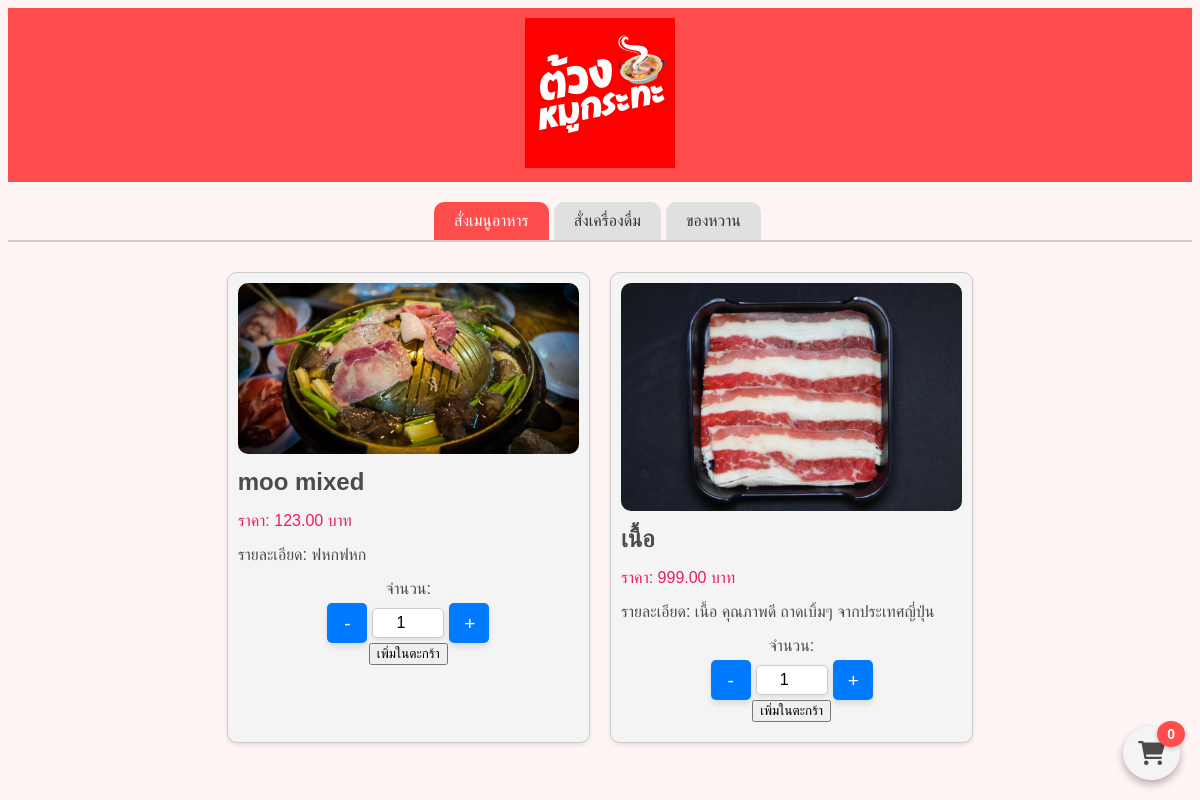
/menu_order.php, run on an earlier commit of the app's database.
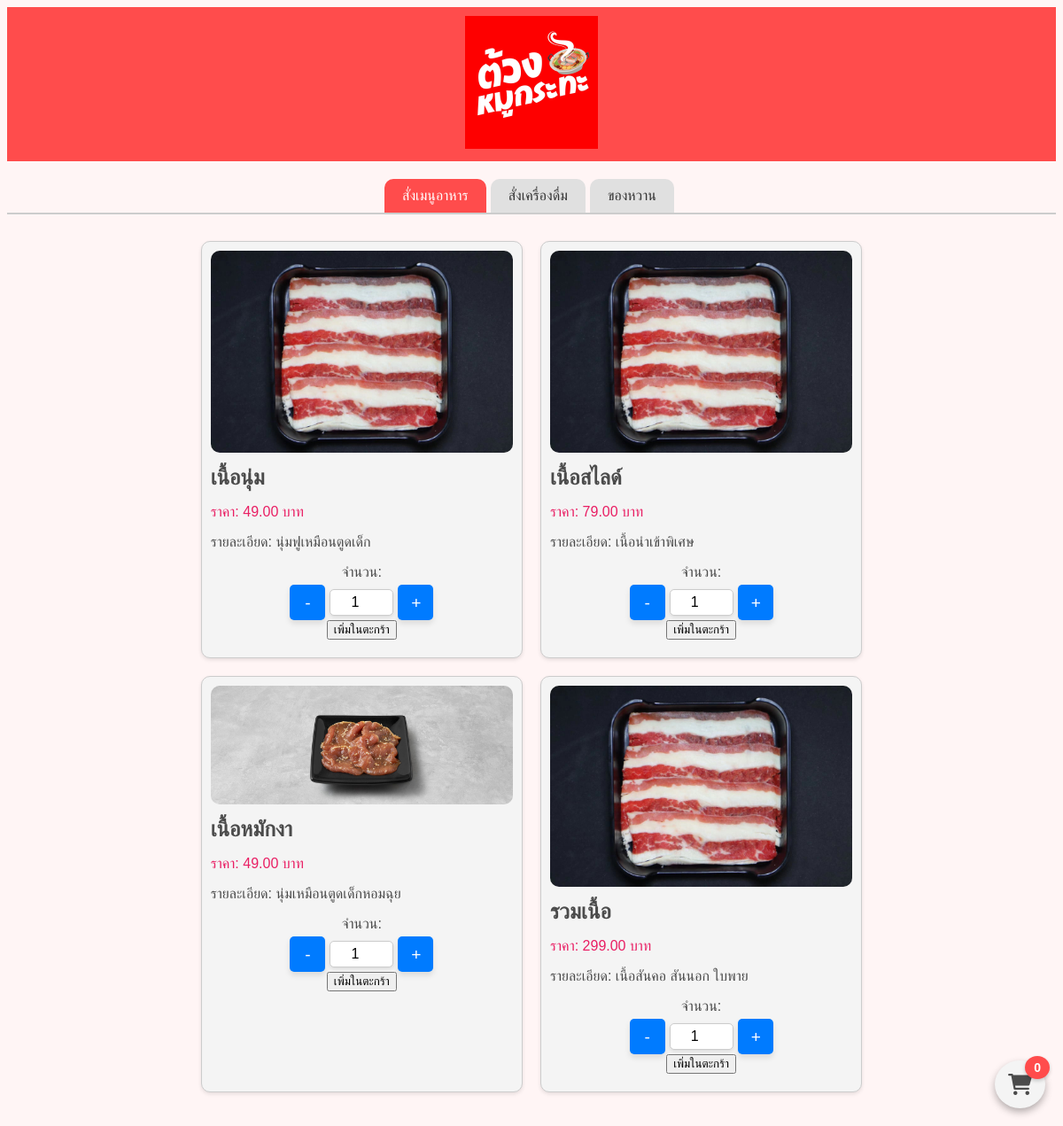
And on a later commit of the database.
### tables this page shows
CREATE TABLE `menuitems` (
  `item_id` int(11) NOT NULL,
  `category_id` int(11) NOT NULL,
  `name` varchar(100) NOT NULL,
  `description` text NOT NULL,
  `price` decimal(10,2) NOT NULL,
  `image_path` varchar(255) NOT NULL,
  `status` int(1) NOT NULL,
  `unit_id` int(11) NOT NULL,
  `order_type` int(1) NOT NULL
);

### menu_order.php (the view, shortened to what this page needs)
<?php
include 'includes/db_connect.php';
$category_id = isset($_GET['category_id']) ? intval($_GET['category_id']) : 1;
$sql = "SELECT * FROM menuitems WHERE category_id = $category_id";
$result = $conn->query($sql);
?>
<!DOCTYPE html>
<html lang="th">
<head>
    <link rel="stylesheet" href="https://cdnjs.cloudflare.com/ajax/libs/font-awesome/6.0.0-beta3/css/all.min.css">
</head>
<body>
    <header class="navbar">
        <img src="img\logo.jpg" alt="Logo">
    </header>
    <div class="tab-container">
        <div class="tab active" onclick="openTab('menu_food')">สั่งเมนูอาหาร</div>
        <div class="tab" onclick="openTab('menu_drink')">สั่งเครื่องดื่ม</div>
        <div class="tab" onclick="openTab('menu_dessert')">ของหวาน</div>
    </div>
    <main>
    <section id="menu_food" class="menu-items" style="display: flex;">
        <?php
        while ($row = $result->fetch_assoc()) {
            $imagePath = isset($row['image_path']) ? $row['image_path'] : 'path/to/default/image.jpg';
            $description = isset($row['description']) ? $row['description'] : 'ไม่มีรายละเอียด';
            echo "<div class='menu-item'>";
            echo "<img src='" . htmlspecialchars($imagePath) . "' alt='" . htmlspecialchars($row['name']) . "' class='menu-item-image'>";
            echo "<div class='menu-item-details'>";
            echo "<h2 class='menu-item-name'>" . htmlspecialchars($row['name']) . "</h2>";
            echo "<p class='menu-item-price'>ราคา: " . htmlspecialchars($row['price']) . " บาท</p>";
            echo "<p class='menu-item-description'>รายละเอียด: " . htmlspecialchars($description) . "</p>";
            echo "<form action='menu_order.php' method='POST' class='add-to-cart-form'>";
            echo "<label for='quantity'>จำนวน:</label>";
            echo "<div class='quantity-controls'>";
            echo "<button type='button' class='quantity-btn' onclick='changeQuantity(-1, \"" . htmlspecialchars($row['item_id']) . "\")'>-</button>";
            echo "<input type='number' id='quantity-" . htmlspecialchars($row['item_id']) . "' name='quantity' value='1' min='1'>";
            echo "<button type='button' class='quantity-btn' onclick='changeQuantity(1, \"" . htmlspecialchars($row['item_id']) . "\")'>+</button>";
            echo "</div>";
            echo "<button type='submit' name='add_to_cart' class='add-to-cart-btn'>เพิ่มในตะกร้า</button>";
            echo "</form>";
            echo "</div>";
            echo "</div>";
        }
        ?>
    </section>
    </main>
    <a href="cart.php" class="cart-icon">
        <i class="fas fa-shopping-cart"></i>
        <div class="badge"><?php echo isset($_SESSION['cart']) ? array_sum(array_column($_SESSION['cart'], 'quantity')) : 0; ?></div>
    </a>
</body>
</html>

### menu_order.php (style rules this page uses)
body { background-color: #fff5f5; color: #4b4b4b; font-family: Arial, sans-serif; }
.navbar { background-color: #ff4c4c; padding: 10px; text-align: center; }
.navbar img { max-width: 150px; margin: 0 auto; }
.tab-container { display: flex; justify-content: center; margin-top: 20px; border-bottom: 2px solid #ccc; }
.tab { padding: 10px 20px; cursor: pointer; background-color: #e0e0e0; margin-right: 5px; border-radius: 10px 10px 0 0; color: #333; }
.tab.active { background-color: #ff4c4c; color: #fff; }
.menu-items { display: none; flex-wrap: wrap; justify-content: center; padding: 20px; }
.menu-item { background-color: #f4f4f4; border: 1px solid #ccc; border-radius: 10px; margin: 10px; padding: 10px; width: calc(100% - 40px); max-width: 400px; box-shadow: 0 2px 4px rgba(0, 0, 0, 0.1); }
.menu-item img { width: 100%; border-radius: 10px; }
.menu-item-details { padding: 10px 0; }
.menu-item-name { font-size: 1.5em; margin: 0; }
.menu-item-price { color: #e91e63; }
.add-to-cart-form { display: flex; flex-direction: column; align-items: center; margin-top: 10px; }
.quantity-controls { display: flex; align-items: center; justify-content: center; margin-top: 5px; }
.quantity-btn { background-color: #007bff; color: #fff; border: none; padding: 10px 15px; cursor: pointer; border-radius: 5px; font-size: 1.2em; width: 40px; height: 40px; text-align: center; box-shadow: 0 4px 6px rgba(0, 0, 0, 0.1); transition: background-color 0.3s, transform 0.2s; }
input[type='number'] { width: 60px; text-align: center; margin: 0 5px; border: 1px solid #ccc; border-radius: 5px; padding: 5px; font-size: 1em; box-shadow: 0 2px 4px rgba(0, 0, 0, 0.1); }
.cart-icon { position: fixed; bottom: 20px; right: 20px; background-color: #f4f4f4; color: #4b4b4b; padding: 15px; border-radius: 50%; box-shadow: 0 4px 8px rgba(0, 0, 0, 0.3); cursor: pointer; font-size: 24px; z-index: 1000; text-decoration: none; display: flex; align-items: center; justify-content: center; transition: background-color 0.3s, box-shadow 0.3s, transform 0.3s; }
.cart-icon .badge { position: absolute; top: -5px; right: -5px; background-color: #ff4c4c; color: #ffffff; border-radius: 50%; padding: 5px 10px; font-size: 14px; font-weight: bold; box-shadow: 0 2px 4px rgba(0, 0, 0, 0.2); }
@media (min-width: 600px) { .menu-item { width: calc(50% - 40px); } }
@media (min-width: 900px) { .menu-item { width: calc(33.3333% - 40px); } }

What changed in the data, as far as the page shows it:
removed menuitems: image_path (picture), name "moo mixed", price "123.00", description "ฟหกฟหก"
removed menuitems: image_path (picture), name "เนื้อ", price "999.00", description "เนื้อ คุณภาพดี ถาดเบิ้มๆ จากประเทศญี่ปุ่น"
added menuitems: image_path (picture), name "เนื้อนุ่ม", price "49.00", description "นุ่มฟูเหมือนตูดเด็ก"
added menuitems: image_path (picture), name "เนื้อสไลด์", price "79.00", description "เนื้อนำเข้าพิเศษ"
added menuitems: image_path (picture), name "เนื้อหมักงา", price "49.00", description "นุ่มเหมือนตูดเด็กหอมฉุย"
added menuitems: image_path (picture), name "รวมเนื้อ", price "299.00", description "เนื้อสันคอ สันนอก ใบพาย"
